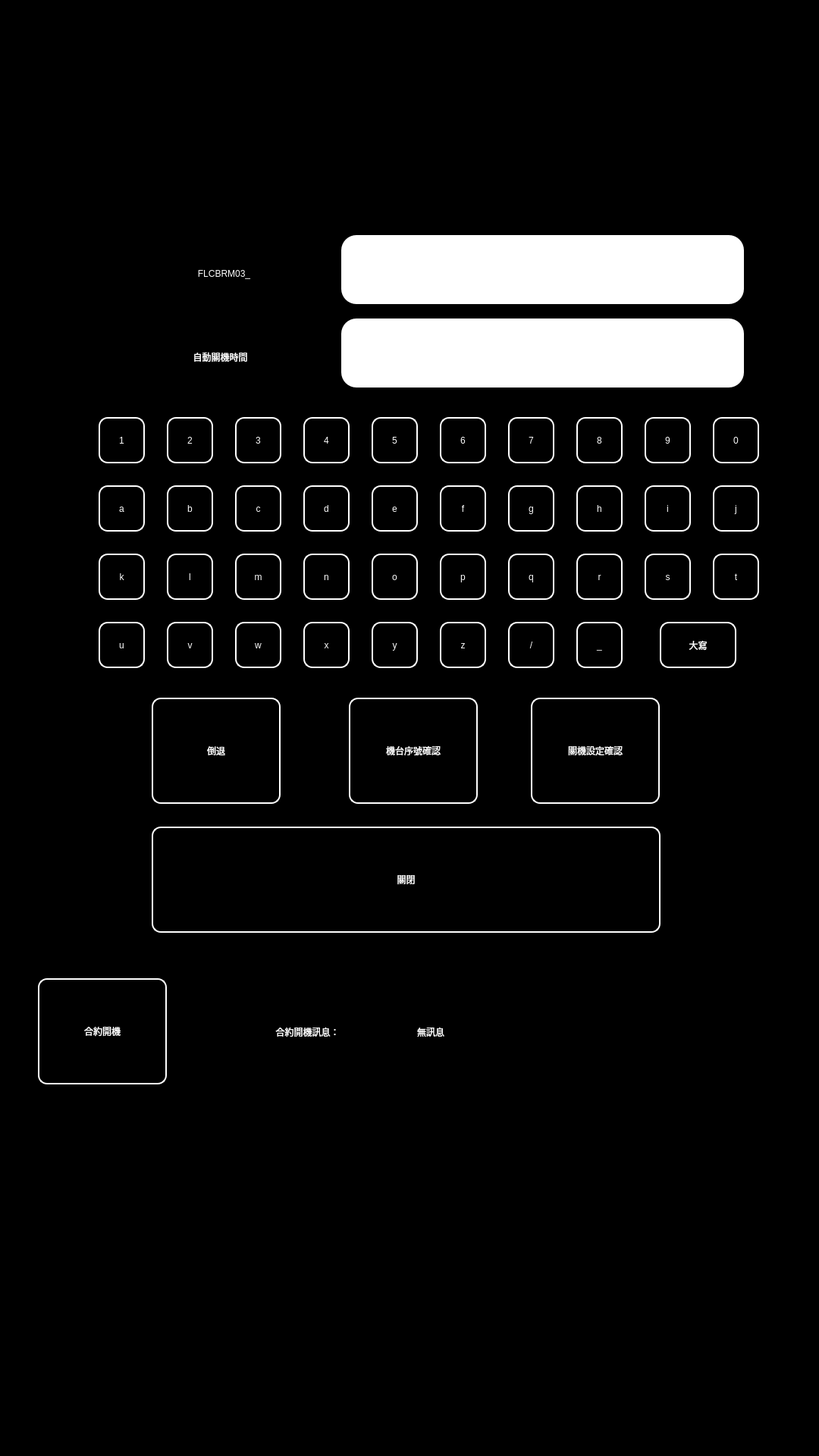
<?xml version="1.0" encoding="UTF-8"?>
<ui version="4.0">
 <class>setting_Dialog</class>
 <widget class="QDialog" name="setting_Dialog">
  <property name="geometry">
   <rect>
    <x>0</x>
    <y>0</y>
    <width>1080</width>
    <height>1920</height>
   </rect>
  </property>
  <property name="windowTitle">
   <string>Dialog</string>
  </property>
  <widget class="QWidget" name="sub_widget" native="true">
   <property name="geometry">
    <rect>
     <x>0</x>
     <y>0</y>
     <width>1080</width>
     <height>1920</height>
    </rect>
   </property>
   <property name="styleSheet">
    <string notr="true">QWidget
{
	image: none;
	border: none;
	background-color: rgb(0, 0, 0);
}</string>
   </property>
   <widget class="QPushButton" name="number_btn_1">
    <property name="geometry">
     <rect>
      <x>130</x>
      <y>550</y>
      <width>61</width>
      <height>61</height>
     </rect>
    </property>
    <property name="styleSheet">
     <string notr="true">QPushButton
{
	font: 700 30px &quot;Noto Sans CJK TC&quot;;
	color: rgb(255, 255, 255);
	image: none;
	border: 2px solid white;   /* 白色邊框，寬度2px */
    border-radius: 12px;       /* 圓角半徑12px，可自行調整 */
    background-color: transparent; /* 背景透明（可依需要改顏色） */
}</string>
    </property>
    <property name="text">
     <string>1</string>
    </property>
   </widget>
   <widget class="QLineEdit" name="inpute_edit">
    <property name="geometry">
     <rect>
      <x>450</x>
      <y>310</y>
      <width>531</width>
      <height>91</height>
     </rect>
    </property>
    <property name="styleSheet">
     <string notr="true">QLineEdit
{
	font: 700 35px &quot;Noto Sans CJK TC&quot;;
	letter-spacing: 18px;
	image: none;
	border:none;
	background-color: rgb(255, 255, 255);
	border-radius: 20px;
}</string>
    </property>
    <property name="text">
     <string/>
    </property>
    <property name="alignment">
     <set>Qt::AlignmentFlag::AlignCenter</set>
    </property>
   </widget>
   <widget class="QLabel" name="label">
    <property name="geometry">
     <rect>
      <x>150</x>
      <y>310</y>
      <width>291</width>
      <height>101</height>
     </rect>
    </property>
    <property name="styleSheet">
     <string notr="true">QLabel
{
	font: 700 50px &quot;Noto Sans CJK TC&quot;;
	color: rgb(255, 255, 255);
	image: none;
    background-color: transparent; /* 背景透明（可依需要改顏色） */
}</string>
    </property>
    <property name="text">
     <string>FLCBRM03_</string>
    </property>
    <property name="alignment">
     <set>Qt::AlignmentFlag::AlignCenter</set>
    </property>
   </widget>
   <widget class="QPushButton" name="number_btn_2">
    <property name="geometry">
     <rect>
      <x>220</x>
      <y>550</y>
      <width>61</width>
      <height>61</height>
     </rect>
    </property>
    <property name="styleSheet">
     <string notr="true">QPushButton
{
	font: 700 30px &quot;Noto Sans CJK TC&quot;;
	color: rgb(255, 255, 255);
	image: none;
	border: 2px solid white;   /* 白色邊框，寬度2px */
    border-radius: 12px;       /* 圓角半徑12px，可自行調整 */
    background-color: transparent; /* 背景透明（可依需要改顏色） */
}</string>
    </property>
    <property name="text">
     <string>2</string>
    </property>
   </widget>
   <widget class="QPushButton" name="number_btn_3">
    <property name="geometry">
     <rect>
      <x>310</x>
      <y>550</y>
      <width>61</width>
      <height>61</height>
     </rect>
    </property>
    <property name="styleSheet">
     <string notr="true">QPushButton
{
	font: 700 30px &quot;Noto Sans CJK TC&quot;;
	color: rgb(255, 255, 255);
	image: none;
	border: 2px solid white;   /* 白色邊框，寬度2px */
    border-radius: 12px;       /* 圓角半徑12px，可自行調整 */
    background-color: transparent; /* 背景透明（可依需要改顏色） */
}</string>
    </property>
    <property name="text">
     <string>3</string>
    </property>
   </widget>
   <widget class="QPushButton" name="number_btn_4">
    <property name="geometry">
     <rect>
      <x>400</x>
      <y>550</y>
      <width>61</width>
      <height>61</height>
     </rect>
    </property>
    <property name="styleSheet">
     <string notr="true">QPushButton
{
	font: 700 30px &quot;Noto Sans CJK TC&quot;;
	color: rgb(255, 255, 255);
	image: none;
	border: 2px solid white;   /* 白色邊框，寬度2px */
    border-radius: 12px;       /* 圓角半徑12px，可自行調整 */
    background-color: transparent; /* 背景透明（可依需要改顏色） */
}</string>
    </property>
    <property name="text">
     <string>4</string>
    </property>
   </widget>
   <widget class="QPushButton" name="number_btn_5">
    <property name="geometry">
     <rect>
      <x>490</x>
      <y>550</y>
      <width>61</width>
      <height>61</height>
     </rect>
    </property>
    <property name="styleSheet">
     <string notr="true">QPushButton
{
	font: 700 30px &quot;Noto Sans CJK TC&quot;;
	color: rgb(255, 255, 255);
	image: none;
	border: 2px solid white;   /* 白色邊框，寬度2px */
    border-radius: 12px;       /* 圓角半徑12px，可自行調整 */
    background-color: transparent; /* 背景透明（可依需要改顏色） */
}</string>
    </property>
    <property name="text">
     <string>5</string>
    </property>
   </widget>
   <widget class="QPushButton" name="number_btn_6">
    <property name="geometry">
     <rect>
      <x>580</x>
      <y>550</y>
      <width>61</width>
      <height>61</height>
     </rect>
    </property>
    <property name="styleSheet">
     <string notr="true">QPushButton
{
	font: 700 30px &quot;Noto Sans CJK TC&quot;;
	color: rgb(255, 255, 255);
	image: none;
	border: 2px solid white;   /* 白色邊框，寬度2px */
    border-radius: 12px;       /* 圓角半徑12px，可自行調整 */
    background-color: transparent; /* 背景透明（可依需要改顏色） */
}</string>
    </property>
    <property name="text">
     <string>6</string>
    </property>
   </widget>
   <widget class="QPushButton" name="number_btn_7">
    <property name="geometry">
     <rect>
      <x>670</x>
      <y>550</y>
      <width>61</width>
      <height>61</height>
     </rect>
    </property>
    <property name="styleSheet">
     <string notr="true">QPushButton
{
	font: 700 30px &quot;Noto Sans CJK TC&quot;;
	color: rgb(255, 255, 255);
	image: none;
	border: 2px solid white;   /* 白色邊框，寬度2px */
    border-radius: 12px;       /* 圓角半徑12px，可自行調整 */
    background-color: transparent; /* 背景透明（可依需要改顏色） */
}</string>
    </property>
    <property name="text">
     <string>7</string>
    </property>
   </widget>
   <widget class="QPushButton" name="number_btn_8">
    <property name="geometry">
     <rect>
      <x>760</x>
      <y>550</y>
      <width>61</width>
      <height>61</height>
     </rect>
    </property>
    <property name="styleSheet">
     <string notr="true">QPushButton
{
	font: 700 30px &quot;Noto Sans CJK TC&quot;;
	color: rgb(255, 255, 255);
	image: none;
	border: 2px solid white;   /* 白色邊框，寬度2px */
    border-radius: 12px;       /* 圓角半徑12px，可自行調整 */
    background-color: transparent; /* 背景透明（可依需要改顏色） */
}</string>
    </property>
    <property name="text">
     <string>8</string>
    </property>
   </widget>
   <widget class="QPushButton" name="number_btn_9">
    <property name="geometry">
     <rect>
      <x>850</x>
      <y>550</y>
      <width>61</width>
      <height>61</height>
     </rect>
    </property>
    <property name="styleSheet">
     <string notr="true">QPushButton
{
	font: 700 30px &quot;Noto Sans CJK TC&quot;;
	color: rgb(255, 255, 255);
	image: none;
	border: 2px solid white;   /* 白色邊框，寬度2px */
    border-radius: 12px;       /* 圓角半徑12px，可自行調整 */
    background-color: transparent; /* 背景透明（可依需要改顏色） */
}</string>
    </property>
    <property name="text">
     <string>9</string>
    </property>
   </widget>
   <widget class="QPushButton" name="number_btn_0">
    <property name="geometry">
     <rect>
      <x>940</x>
      <y>550</y>
      <width>61</width>
      <height>61</height>
     </rect>
    </property>
    <property name="styleSheet">
     <string notr="true">QPushButton
{
	font: 700 30px &quot;Noto Sans CJK TC&quot;;
	color: rgb(255, 255, 255);
	image: none;
	border: 2px solid white;   /* 白色邊框，寬度2px */
    border-radius: 12px;       /* 圓角半徑12px，可自行調整 */
    background-color: transparent; /* 背景透明（可依需要改顏色） */
}</string>
    </property>
    <property name="text">
     <string>0</string>
    </property>
   </widget>
   <widget class="QPushButton" name="delete_btn">
    <property name="geometry">
     <rect>
      <x>200</x>
      <y>920</y>
      <width>170</width>
      <height>140</height>
     </rect>
    </property>
    <property name="styleSheet">
     <string notr="true">QPushButton
{
	font: 700 30px &quot;Noto Sans CJK TC&quot;;
	color: rgb(255, 255, 255);
	image: none;
	border: 2px solid white;   /* 白色邊框，寬度2px */
    border-radius: 12px;       /* 圓角半徑12px，可自行調整 */
    background-color: transparent; /* 背景透明（可依需要改顏色） */
}</string>
    </property>
    <property name="text">
     <string>倒退</string>
    </property>
   </widget>
   <widget class="QPushButton" name="make_sure_btn">
    <property name="geometry">
     <rect>
      <x>460</x>
      <y>920</y>
      <width>170</width>
      <height>140</height>
     </rect>
    </property>
    <property name="styleSheet">
     <string notr="true">QPushButton
{
	font: 700 26px &quot;Noto Sans CJK TC&quot;;
	color: rgb(255, 255, 255);
	image: none;
	border: 2px solid white;   /* 白色邊框，寬度2px */
    border-radius: 12px;       /* 圓角半徑12px，可自行調整 */
    background-color: transparent; /* 背景透明（可依需要改顏色） */
}</string>
    </property>
    <property name="text">
     <string>機台序號確認</string>
    </property>
   </widget>
   <widget class="QPushButton" name="close_btn">
    <property name="geometry">
     <rect>
      <x>200</x>
      <y>1090</y>
      <width>671</width>
      <height>140</height>
     </rect>
    </property>
    <property name="styleSheet">
     <string notr="true">QPushButton
{
	font: 700 30px &quot;Noto Sans CJK TC&quot;;
	color: rgb(255, 255, 255);
	image: none;
	border: 2px solid white;   /* 白色邊框，寬度2px */
    border-radius: 12px;       /* 圓角半徑12px，可自行調整 */
    background-color: transparent; /* 背景透明（可依需要改顏色） */
}</string>
    </property>
    <property name="text">
     <string>關閉</string>
    </property>
   </widget>
   <widget class="QPushButton" name="letter_btn_A">
    <property name="geometry">
     <rect>
      <x>130</x>
      <y>640</y>
      <width>61</width>
      <height>61</height>
     </rect>
    </property>
    <property name="styleSheet">
     <string notr="true">QPushButton
{
	font: 700 30px &quot;Noto Sans CJK TC&quot;;
	color: rgb(255, 255, 255);
	image: none;
	border: 2px solid white;   /* 白色邊框，寬度2px */
    border-radius: 12px;       /* 圓角半徑12px，可自行調整 */
    background-color: transparent; /* 背景透明（可依需要改顏色） */
}</string>
    </property>
    <property name="text">
     <string>a</string>
    </property>
   </widget>
   <widget class="QPushButton" name="letter_btn_B">
    <property name="geometry">
     <rect>
      <x>220</x>
      <y>640</y>
      <width>61</width>
      <height>61</height>
     </rect>
    </property>
    <property name="styleSheet">
     <string notr="true">QPushButton
{
	font: 700 30px &quot;Noto Sans CJK TC&quot;;
	color: rgb(255, 255, 255);
	image: none;
	border: 2px solid white;   /* 白色邊框，寬度2px */
    border-radius: 12px;       /* 圓角半徑12px，可自行調整 */
    background-color: transparent; /* 背景透明（可依需要改顏色） */
}</string>
    </property>
    <property name="text">
     <string>b</string>
    </property>
   </widget>
   <widget class="QPushButton" name="letter_btn_C">
    <property name="geometry">
     <rect>
      <x>310</x>
      <y>640</y>
      <width>61</width>
      <height>61</height>
     </rect>
    </property>
    <property name="styleSheet">
     <string notr="true">QPushButton
{
	font: 700 30px &quot;Noto Sans CJK TC&quot;;
	color: rgb(255, 255, 255);
	image: none;
	border: 2px solid white;   /* 白色邊框，寬度2px */
    border-radius: 12px;       /* 圓角半徑12px，可自行調整 */
    background-color: transparent; /* 背景透明（可依需要改顏色） */
}</string>
    </property>
    <property name="text">
     <string>c</string>
    </property>
   </widget>
   <widget class="QPushButton" name="letter_btn_D">
    <property name="geometry">
     <rect>
      <x>400</x>
      <y>640</y>
      <width>61</width>
      <height>61</height>
     </rect>
    </property>
    <property name="styleSheet">
     <string notr="true">QPushButton
{
	font: 700 30px &quot;Noto Sans CJK TC&quot;;
	color: rgb(255, 255, 255);
	image: none;
	border: 2px solid white;   /* 白色邊框，寬度2px */
    border-radius: 12px;       /* 圓角半徑12px，可自行調整 */
    background-color: transparent; /* 背景透明（可依需要改顏色） */
}</string>
    </property>
    <property name="text">
     <string>d</string>
    </property>
   </widget>
   <widget class="QPushButton" name="letter_btn_E">
    <property name="geometry">
     <rect>
      <x>490</x>
      <y>640</y>
      <width>61</width>
      <height>61</height>
     </rect>
    </property>
    <property name="styleSheet">
     <string notr="true">QPushButton
{
	font: 700 30px &quot;Noto Sans CJK TC&quot;;
	color: rgb(255, 255, 255);
	image: none;
	border: 2px solid white;   /* 白色邊框，寬度2px */
    border-radius: 12px;       /* 圓角半徑12px，可自行調整 */
    background-color: transparent; /* 背景透明（可依需要改顏色） */
}</string>
    </property>
    <property name="text">
     <string>e</string>
    </property>
   </widget>
   <widget class="QPushButton" name="letter_btn_F">
    <property name="geometry">
     <rect>
      <x>580</x>
      <y>640</y>
      <width>61</width>
      <height>61</height>
     </rect>
    </property>
    <property name="styleSheet">
     <string notr="true">QPushButton
{
	font: 700 30px &quot;Noto Sans CJK TC&quot;;
	color: rgb(255, 255, 255);
	image: none;
	border: 2px solid white;   /* 白色邊框，寬度2px */
    border-radius: 12px;       /* 圓角半徑12px，可自行調整 */
    background-color: transparent; /* 背景透明（可依需要改顏色） */
}</string>
    </property>
    <property name="text">
     <string>f</string>
    </property>
   </widget>
   <widget class="QPushButton" name="letter_btn_G">
    <property name="geometry">
     <rect>
      <x>670</x>
      <y>640</y>
      <width>61</width>
      <height>61</height>
     </rect>
    </property>
    <property name="styleSheet">
     <string notr="true">QPushButton
{
	font: 700 30px &quot;Noto Sans CJK TC&quot;;
	color: rgb(255, 255, 255);
	image: none;
	border: 2px solid white;   /* 白色邊框，寬度2px */
    border-radius: 12px;       /* 圓角半徑12px，可自行調整 */
    background-color: transparent; /* 背景透明（可依需要改顏色） */
}</string>
    </property>
    <property name="text">
     <string>g</string>
    </property>
   </widget>
   <widget class="QPushButton" name="letter_btn_H">
    <property name="geometry">
     <rect>
      <x>760</x>
      <y>640</y>
      <width>61</width>
      <height>61</height>
     </rect>
    </property>
    <property name="styleSheet">
     <string notr="true">QPushButton
{
	font: 700 30px &quot;Noto Sans CJK TC&quot;;
	color: rgb(255, 255, 255);
	image: none;
	border: 2px solid white;   /* 白色邊框，寬度2px */
    border-radius: 12px;       /* 圓角半徑12px，可自行調整 */
    background-color: transparent; /* 背景透明（可依需要改顏色） */
}</string>
    </property>
    <property name="text">
     <string>h</string>
    </property>
   </widget>
   <widget class="QPushButton" name="letter_btn_I">
    <property name="geometry">
     <rect>
      <x>850</x>
      <y>640</y>
      <width>61</width>
      <height>61</height>
     </rect>
    </property>
    <property name="styleSheet">
     <string notr="true">QPushButton
{
	font: 700 30px &quot;Noto Sans CJK TC&quot;;
	color: rgb(255, 255, 255);
	image: none;
	border: 2px solid white;   /* 白色邊框，寬度2px */
    border-radius: 12px;       /* 圓角半徑12px，可自行調整 */
    background-color: transparent; /* 背景透明（可依需要改顏色） */
}</string>
    </property>
    <property name="text">
     <string>i</string>
    </property>
   </widget>
   <widget class="QPushButton" name="letter_btn_J">
    <property name="geometry">
     <rect>
      <x>940</x>
      <y>640</y>
      <width>61</width>
      <height>61</height>
     </rect>
    </property>
    <property name="styleSheet">
     <string notr="true">QPushButton
{
	font: 700 30px &quot;Noto Sans CJK TC&quot;;
	color: rgb(255, 255, 255);
	image: none;
	border: 2px solid white;   /* 白色邊框，寬度2px */
    border-radius: 12px;       /* 圓角半徑12px，可自行調整 */
    background-color: transparent; /* 背景透明（可依需要改顏色） */
}</string>
    </property>
    <property name="text">
     <string>j</string>
    </property>
   </widget>
   <widget class="QPushButton" name="letter_btn_K">
    <property name="geometry">
     <rect>
      <x>130</x>
      <y>730</y>
      <width>61</width>
      <height>61</height>
     </rect>
    </property>
    <property name="styleSheet">
     <string notr="true">QPushButton
{
	font: 700 30px &quot;Noto Sans CJK TC&quot;;
	color: rgb(255, 255, 255);
	image: none;
	border: 2px solid white;   /* 白色邊框，寬度2px */
    border-radius: 12px;       /* 圓角半徑12px，可自行調整 */
    background-color: transparent; /* 背景透明（可依需要改顏色） */
}</string>
    </property>
    <property name="text">
     <string>k</string>
    </property>
   </widget>
   <widget class="QPushButton" name="letter_btn_L">
    <property name="geometry">
     <rect>
      <x>220</x>
      <y>730</y>
      <width>61</width>
      <height>61</height>
     </rect>
    </property>
    <property name="styleSheet">
     <string notr="true">QPushButton
{
	font: 700 30px &quot;Noto Sans CJK TC&quot;;
	color: rgb(255, 255, 255);
	image: none;
	border: 2px solid white;   /* 白色邊框，寬度2px */
    border-radius: 12px;       /* 圓角半徑12px，可自行調整 */
    background-color: transparent; /* 背景透明（可依需要改顏色） */
}</string>
    </property>
    <property name="text">
     <string>l</string>
    </property>
   </widget>
   <widget class="QPushButton" name="letter_btn_M">
    <property name="geometry">
     <rect>
      <x>310</x>
      <y>730</y>
      <width>61</width>
      <height>61</height>
     </rect>
    </property>
    <property name="styleSheet">
     <string notr="true">QPushButton
{
	font: 700 30px &quot;Noto Sans CJK TC&quot;;
	color: rgb(255, 255, 255);
	image: none;
	border: 2px solid white;   /* 白色邊框，寬度2px */
    border-radius: 12px;       /* 圓角半徑12px，可自行調整 */
    background-color: transparent; /* 背景透明（可依需要改顏色） */
}</string>
    </property>
    <property name="text">
     <string>m</string>
    </property>
   </widget>
   <widget class="QPushButton" name="letter_btn_N">
    <property name="geometry">
     <rect>
      <x>400</x>
      <y>730</y>
      <width>61</width>
      <height>61</height>
     </rect>
    </property>
    <property name="styleSheet">
     <string notr="true">QPushButton
{
	font: 700 30px &quot;Noto Sans CJK TC&quot;;
	color: rgb(255, 255, 255);
	image: none;
	border: 2px solid white;   /* 白色邊框，寬度2px */
    border-radius: 12px;       /* 圓角半徑12px，可自行調整 */
    background-color: transparent; /* 背景透明（可依需要改顏色） */
}</string>
    </property>
    <property name="text">
     <string>n</string>
    </property>
   </widget>
   <widget class="QPushButton" name="letter_btn_O">
    <property name="geometry">
     <rect>
      <x>490</x>
      <y>730</y>
      <width>61</width>
      <height>61</height>
     </rect>
    </property>
    <property name="styleSheet">
     <string notr="true">QPushButton
{
	font: 700 30px &quot;Noto Sans CJK TC&quot;;
	color: rgb(255, 255, 255);
	image: none;
	border: 2px solid white;   /* 白色邊框，寬度2px */
    border-radius: 12px;       /* 圓角半徑12px，可自行調整 */
    background-color: transparent; /* 背景透明（可依需要改顏色） */
}</string>
    </property>
    <property name="text">
     <string>o</string>
    </property>
   </widget>
   <widget class="QPushButton" name="letter_btn_P">
    <property name="geometry">
     <rect>
      <x>580</x>
      <y>730</y>
      <width>61</width>
      <height>61</height>
     </rect>
    </property>
    <property name="styleSheet">
     <string notr="true">QPushButton
{
	font: 700 30px &quot;Noto Sans CJK TC&quot;;
	color: rgb(255, 255, 255);
	image: none;
	border: 2px solid white;   /* 白色邊框，寬度2px */
    border-radius: 12px;       /* 圓角半徑12px，可自行調整 */
    background-color: transparent; /* 背景透明（可依需要改顏色） */
}</string>
    </property>
    <property name="text">
     <string>p</string>
    </property>
   </widget>
   <widget class="QPushButton" name="letter_btn_Q">
    <property name="geometry">
     <rect>
      <x>670</x>
      <y>730</y>
      <width>61</width>
      <height>61</height>
     </rect>
    </property>
    <property name="styleSheet">
     <string notr="true">QPushButton
{
	font: 700 30px &quot;Noto Sans CJK TC&quot;;
	color: rgb(255, 255, 255);
	image: none;
	border: 2px solid white;   /* 白色邊框，寬度2px */
    border-radius: 12px;       /* 圓角半徑12px，可自行調整 */
    background-color: transparent; /* 背景透明（可依需要改顏色） */
}</string>
    </property>
    <property name="text">
     <string>q</string>
    </property>
   </widget>
   <widget class="QPushButton" name="letter_btn_R">
    <property name="geometry">
     <rect>
      <x>760</x>
      <y>730</y>
      <width>61</width>
      <height>61</height>
     </rect>
    </property>
    <property name="styleSheet">
     <string notr="true">QPushButton
{
	font: 700 30px &quot;Noto Sans CJK TC&quot;;
	color: rgb(255, 255, 255);
	image: none;
	border: 2px solid white;   /* 白色邊框，寬度2px */
    border-radius: 12px;       /* 圓角半徑12px，可自行調整 */
    background-color: transparent; /* 背景透明（可依需要改顏色） */
}</string>
    </property>
    <property name="text">
     <string>r</string>
    </property>
   </widget>
   <widget class="QPushButton" name="letter_btn_S">
    <property name="geometry">
     <rect>
      <x>850</x>
      <y>730</y>
      <width>61</width>
      <height>61</height>
     </rect>
    </property>
    <property name="styleSheet">
     <string notr="true">QPushButton
{
	font: 700 30px &quot;Noto Sans CJK TC&quot;;
	color: rgb(255, 255, 255);
	image: none;
	border: 2px solid white;   /* 白色邊框，寬度2px */
    border-radius: 12px;       /* 圓角半徑12px，可自行調整 */
    background-color: transparent; /* 背景透明（可依需要改顏色） */
}</string>
    </property>
    <property name="text">
     <string>s</string>
    </property>
   </widget>
   <widget class="QPushButton" name="letter_btn_T">
    <property name="geometry">
     <rect>
      <x>940</x>
      <y>730</y>
      <width>61</width>
      <height>61</height>
     </rect>
    </property>
    <property name="styleSheet">
     <string notr="true">QPushButton
{
	font: 700 30px &quot;Noto Sans CJK TC&quot;;
	color: rgb(255, 255, 255);
	image: none;
	border: 2px solid white;   /* 白色邊框，寬度2px */
    border-radius: 12px;       /* 圓角半徑12px，可自行調整 */
    background-color: transparent; /* 背景透明（可依需要改顏色） */
}</string>
    </property>
    <property name="text">
     <string>t</string>
    </property>
   </widget>
   <widget class="QPushButton" name="letter_btn_U">
    <property name="geometry">
     <rect>
      <x>130</x>
      <y>820</y>
      <width>61</width>
      <height>61</height>
     </rect>
    </property>
    <property name="styleSheet">
     <string notr="true">QPushButton
{
	font: 700 30px &quot;Noto Sans CJK TC&quot;;
	color: rgb(255, 255, 255);
	image: none;
	border: 2px solid white;   /* 白色邊框，寬度2px */
    border-radius: 12px;       /* 圓角半徑12px，可自行調整 */
    background-color: transparent; /* 背景透明（可依需要改顏色） */
}</string>
    </property>
    <property name="text">
     <string>u</string>
    </property>
   </widget>
   <widget class="QPushButton" name="letter_btn_V">
    <property name="geometry">
     <rect>
      <x>220</x>
      <y>820</y>
      <width>61</width>
      <height>61</height>
     </rect>
    </property>
    <property name="styleSheet">
     <string notr="true">QPushButton
{
	font: 700 30px &quot;Noto Sans CJK TC&quot;;
	color: rgb(255, 255, 255);
	image: none;
	border: 2px solid white;   /* 白色邊框，寬度2px */
    border-radius: 12px;       /* 圓角半徑12px，可自行調整 */
    background-color: transparent; /* 背景透明（可依需要改顏色） */
}</string>
    </property>
    <property name="text">
     <string>v</string>
    </property>
   </widget>
   <widget class="QPushButton" name="letter_btn_W">
    <property name="geometry">
     <rect>
      <x>310</x>
      <y>820</y>
      <width>61</width>
      <height>61</height>
     </rect>
    </property>
    <property name="styleSheet">
     <string notr="true">QPushButton
{
	font: 700 30px &quot;Noto Sans CJK TC&quot;;
	color: rgb(255, 255, 255);
	image: none;
	border: 2px solid white;   /* 白色邊框，寬度2px */
    border-radius: 12px;       /* 圓角半徑12px，可自行調整 */
    background-color: transparent; /* 背景透明（可依需要改顏色） */
}</string>
    </property>
    <property name="text">
     <string>w</string>
    </property>
   </widget>
   <widget class="QPushButton" name="letter_btn_X">
    <property name="geometry">
     <rect>
      <x>400</x>
      <y>820</y>
      <width>61</width>
      <height>61</height>
     </rect>
    </property>
    <property name="styleSheet">
     <string notr="true">QPushButton
{
	font: 700 30px &quot;Noto Sans CJK TC&quot;;
	color: rgb(255, 255, 255);
	image: none;
	border: 2px solid white;   /* 白色邊框，寬度2px */
    border-radius: 12px;       /* 圓角半徑12px，可自行調整 */
    background-color: transparent; /* 背景透明（可依需要改顏色） */
}</string>
    </property>
    <property name="text">
     <string>x</string>
    </property>
   </widget>
   <widget class="QPushButton" name="letter_btn_Y">
    <property name="geometry">
     <rect>
      <x>490</x>
      <y>820</y>
      <width>61</width>
      <height>61</height>
     </rect>
    </property>
    <property name="styleSheet">
     <string notr="true">QPushButton
{
	font: 700 30px &quot;Noto Sans CJK TC&quot;;
	color: rgb(255, 255, 255);
	image: none;
	border: 2px solid white;   /* 白色邊框，寬度2px */
    border-radius: 12px;       /* 圓角半徑12px，可自行調整 */
    background-color: transparent; /* 背景透明（可依需要改顏色） */
}</string>
    </property>
    <property name="text">
     <string>y</string>
    </property>
   </widget>
   <widget class="QPushButton" name="letter_btn_Z">
    <property name="geometry">
     <rect>
      <x>580</x>
      <y>820</y>
      <width>61</width>
      <height>61</height>
     </rect>
    </property>
    <property name="styleSheet">
     <string notr="true">QPushButton
{
	font: 700 30px &quot;Noto Sans CJK TC&quot;;
	color: rgb(255, 255, 255);
	image: none;
	border: 2px solid white;   /* 白色邊框，寬度2px */
    border-radius: 12px;       /* 圓角半徑12px，可自行調整 */
    background-color: transparent; /* 背景透明（可依需要改顏色） */
}</string>
    </property>
    <property name="text">
     <string>z</string>
    </property>
   </widget>
   <widget class="QPushButton" name="switch_letter_lb">
    <property name="geometry">
     <rect>
      <x>870</x>
      <y>820</y>
      <width>101</width>
      <height>61</height>
     </rect>
    </property>
    <property name="styleSheet">
     <string notr="true">QPushButton
{
	font: 700 30px &quot;Noto Sans CJK TC&quot;;
	color: rgb(255, 255, 255);
	image: none;
	border: 2px solid white;   /* 白色邊框，寬度2px */
    border-radius: 12px;       /* 圓角半徑12px，可自行調整 */
    background-color: transparent; /* 背景透明（可依需要改顏色） */
}</string>
    </property>
    <property name="text">
     <string>大寫</string>
    </property>
   </widget>
   <widget class="QPushButton" name="symbol_1_lb">
    <property name="geometry">
     <rect>
      <x>670</x>
      <y>820</y>
      <width>61</width>
      <height>61</height>
     </rect>
    </property>
    <property name="styleSheet">
     <string notr="true">QPushButton
{
	font: 700 30px &quot;Noto Sans CJK TC&quot;;
	color: rgb(255, 255, 255);
	image: none;
	border: 2px solid white;   /* 白色邊框，寬度2px */
    border-radius: 12px;       /* 圓角半徑12px，可自行調整 */
    background-color: transparent; /* 背景透明（可依需要改顏色） */
}</string>
    </property>
    <property name="text">
     <string>/</string>
    </property>
   </widget>
   <widget class="QPushButton" name="symbol_2_lb">
    <property name="geometry">
     <rect>
      <x>760</x>
      <y>820</y>
      <width>61</width>
      <height>61</height>
     </rect>
    </property>
    <property name="styleSheet">
     <string notr="true">QPushButton
{
	font: 700 30px &quot;Noto Sans CJK TC&quot;;
	color: rgb(255, 255, 255);
	image: none;
	border: 2px solid white;   /* 白色邊框，寬度2px */
    border-radius: 12px;       /* 圓角半徑12px，可自行調整 */
    background-color: transparent; /* 背景透明（可依需要改顏色） */
}</string>
    </property>
    <property name="text">
     <string>_</string>
    </property>
   </widget>
   <widget class="QLabel" name="label_2">
    <property name="geometry">
     <rect>
      <x>140</x>
      <y>420</y>
      <width>301</width>
      <height>101</height>
     </rect>
    </property>
    <property name="styleSheet">
     <string notr="true">QLabel
{
	font: 700 50px &quot;Noto Sans CJK TC&quot;;
	color: rgb(255, 255, 255);
	image: none;
    background-color: transparent; /* 背景透明（可依需要改顏色） */
}</string>
    </property>
    <property name="text">
     <string>自動關機時間</string>
    </property>
    <property name="alignment">
     <set>Qt::AlignmentFlag::AlignCenter</set>
    </property>
   </widget>
   <widget class="QLineEdit" name="time_edit">
    <property name="geometry">
     <rect>
      <x>450</x>
      <y>420</y>
      <width>531</width>
      <height>91</height>
     </rect>
    </property>
    <property name="styleSheet">
     <string notr="true">QLineEdit
{
	font: 700 35px &quot;Noto Sans CJK TC&quot;;
	letter-spacing: 18px;
	image: none;
	border:none;
	background-color: rgb(255, 255, 255);
	border-radius: 20px;
}</string>
    </property>
    <property name="text">
     <string/>
    </property>
    <property name="alignment">
     <set>Qt::AlignmentFlag::AlignCenter</set>
    </property>
   </widget>
   <widget class="QPushButton" name="time_make_sure_btn">
    <property name="geometry">
     <rect>
      <x>700</x>
      <y>920</y>
      <width>170</width>
      <height>140</height>
     </rect>
    </property>
    <property name="styleSheet">
     <string notr="true">QPushButton
{
	font: 700 26px &quot;Noto Sans CJK TC&quot;;
	color: rgb(255, 255, 255);
	image: none;
	border: 2px solid white;   /* 白色邊框，寬度2px */
    border-radius: 12px;       /* 圓角半徑12px，可自行調整 */
    background-color: transparent; /* 背景透明（可依需要改顏色） */
}</string>
    </property>
    <property name="text">
     <string>關機設定確認</string>
    </property>
   </widget>
   <widget class="QLabel" name="label_3">
    <property name="geometry">
     <rect>
      <x>260</x>
      <y>1310</y>
      <width>291</width>
      <height>101</height>
     </rect>
    </property>
    <property name="styleSheet">
     <string notr="true">QLabel
{
	font: 700 40px &quot;Noto Sans CJK TC&quot;;
	color: rgb(255, 255, 255);
	image: none;
    background-color: transparent; /* 背景透明（可依需要改顏色） */
}</string>
    </property>
    <property name="text">
     <string>合約開機訊息：</string>
    </property>
    <property name="alignment">
     <set>Qt::AlignmentFlag::AlignCenter</set>
    </property>
   </widget>
   <widget class="QLabel" name="power_message_lb">
    <property name="geometry">
     <rect>
      <x>550</x>
      <y>1310</y>
      <width>481</width>
      <height>101</height>
     </rect>
    </property>
    <property name="styleSheet">
     <string notr="true">QLabel
{
	font: 700 30px &quot;Noto Sans CJK TC&quot;;
	color: rgb(255, 255, 255);
	image: none;
    background-color: transparent; /* 背景透明（可依需要改顏色） */
}</string>
    </property>
    <property name="text">
     <string>無訊息</string>
    </property>
    <property name="alignment">
     <set>Qt::AlignmentFlag::AlignJustify|Qt::AlignmentFlag::AlignVCenter</set>
    </property>
   </widget>
   <widget class="QPushButton" name="power_btn">
    <property name="geometry">
     <rect>
      <x>50</x>
      <y>1290</y>
      <width>170</width>
      <height>140</height>
     </rect>
    </property>
    <property name="styleSheet">
     <string notr="true">QPushButton
{
	font: 700 30px &quot;Noto Sans CJK TC&quot;;
	color: rgb(255, 255, 255);
	image: none;
	border: 2px solid white;   /* 白色邊框，寬度2px */
    border-radius: 12px;       /* 圓角半徑12px，可自行調整 */
    background-color: transparent; /* 背景透明（可依需要改顏色） */
}</string>
    </property>
    <property name="text">
     <string>合約開機</string>
    </property>
   </widget>
  </widget>
 </widget>
 <resources/>
 <connections/>
</ui>
